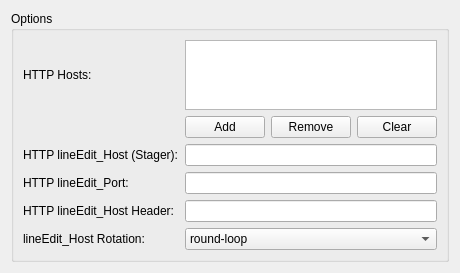
<?xml version="1.0" encoding="UTF-8"?>
<ui version="4.0">
 <class>Form</class>
 <widget class="QWidget" name="Form">
  <property name="geometry">
   <rect>
    <x>0</x>
    <y>0</y>
    <width>430</width>
    <height>256</height>
   </rect>
  </property>
  <property name="windowTitle">
   <string>Form</string>
  </property>
  <layout class="QGridLayout" name="gridLayout_2">
   <item row="0" column="0">
    <widget class="QGroupBox" name="groupBox">
     <property name="title">
      <string>Options</string>
     </property>
     <property name="flat">
      <bool>false</bool>
     </property>
     <property name="checkable">
      <bool>false</bool>
     </property>
     <property name="checked">
      <bool>false</bool>
     </property>
     <layout class="QGridLayout" name="gridLayout">
      <item row="0" column="0">
       <widget class="QLabel" name="label_Port">
        <property name="text">
         <string>&lt;html&gt;&lt;head/&gt;&lt;body&gt;&lt;p&gt;HTTP Hosts:&lt;/p&gt;&lt;/body&gt;&lt;/html&gt;</string>
        </property>
       </widget>
      </item>
      <item row="0" column="1" colspan="3">
       <widget class="QListWidget" name="listWidget"/>
      </item>
      <item row="1" column="1">
       <widget class="QPushButton" name="pushButton_Save">
        <property name="text">
         <string>Add</string>
        </property>
       </widget>
      </item>
      <item row="1" column="2">
       <widget class="QPushButton" name="pushButton_Close">
        <property name="text">
         <string>Remove</string>
        </property>
       </widget>
      </item>
      <item row="1" column="3">
       <widget class="QPushButton" name="pushButton_3">
        <property name="text">
         <string>Clear</string>
        </property>
       </widget>
      </item>
      <item row="2" column="0">
       <widget class="QLabel" name="label_Password">
        <property name="text">
         <string>&lt;html&gt;&lt;head/&gt;&lt;body&gt;&lt;p&gt;HTTP lineEdit_Host (Stager):&lt;/p&gt;&lt;/body&gt;&lt;/html&gt;</string>
        </property>
       </widget>
      </item>
      <item row="2" column="1" colspan="3">
       <widget class="QLineEdit" name="Username_2"/>
      </item>
      <item row="3" column="0">
       <widget class="QLabel" name="label_User">
        <property name="text">
         <string>&lt;html&gt;&lt;head/&gt;&lt;body&gt;&lt;p&gt;HTTP lineEdit_Port:&lt;/p&gt;&lt;/body&gt;&lt;/html&gt;</string>
        </property>
       </widget>
      </item>
      <item row="3" column="1" colspan="3">
       <widget class="QLineEdit" name="lineEdit_PORT"/>
      </item>
      <item row="4" column="0">
       <widget class="QLabel" name="label_Name">
        <property name="text">
         <string>&lt;html&gt;&lt;head/&gt;&lt;body&gt;&lt;p&gt;HTTP lineEdit_Host Header:&lt;/p&gt;&lt;/body&gt;&lt;/html&gt;</string>
        </property>
       </widget>
      </item>
      <item row="4" column="1" colspan="3">
       <widget class="QLineEdit" name="Username_3"/>
      </item>
      <item row="5" column="0">
       <widget class="QLabel" name="label_7">
        <property name="text">
         <string>&lt;html&gt;&lt;head/&gt;&lt;body&gt;&lt;p&gt;lineEdit_Host Rotation:&lt;/p&gt;&lt;/body&gt;&lt;/html&gt;</string>
        </property>
       </widget>
      </item>
      <item row="5" column="1" colspan="3">
       <widget class="QComboBox" name="comboBox">
        <item>
         <property name="text">
          <string>round-loop</string>
         </property>
        </item>
        <item>
         <property name="text">
          <string>random</string>
         </property>
        </item>
        <item>
         <property name="text">
          <string>failover</string>
         </property>
        </item>
        <item>
         <property name="text">
          <string>duration</string>
         </property>
        </item>
       </widget>
      </item>
     </layout>
    </widget>
   </item>
  </layout>
 </widget>
 <resources/>
 <connections/>
</ui>
